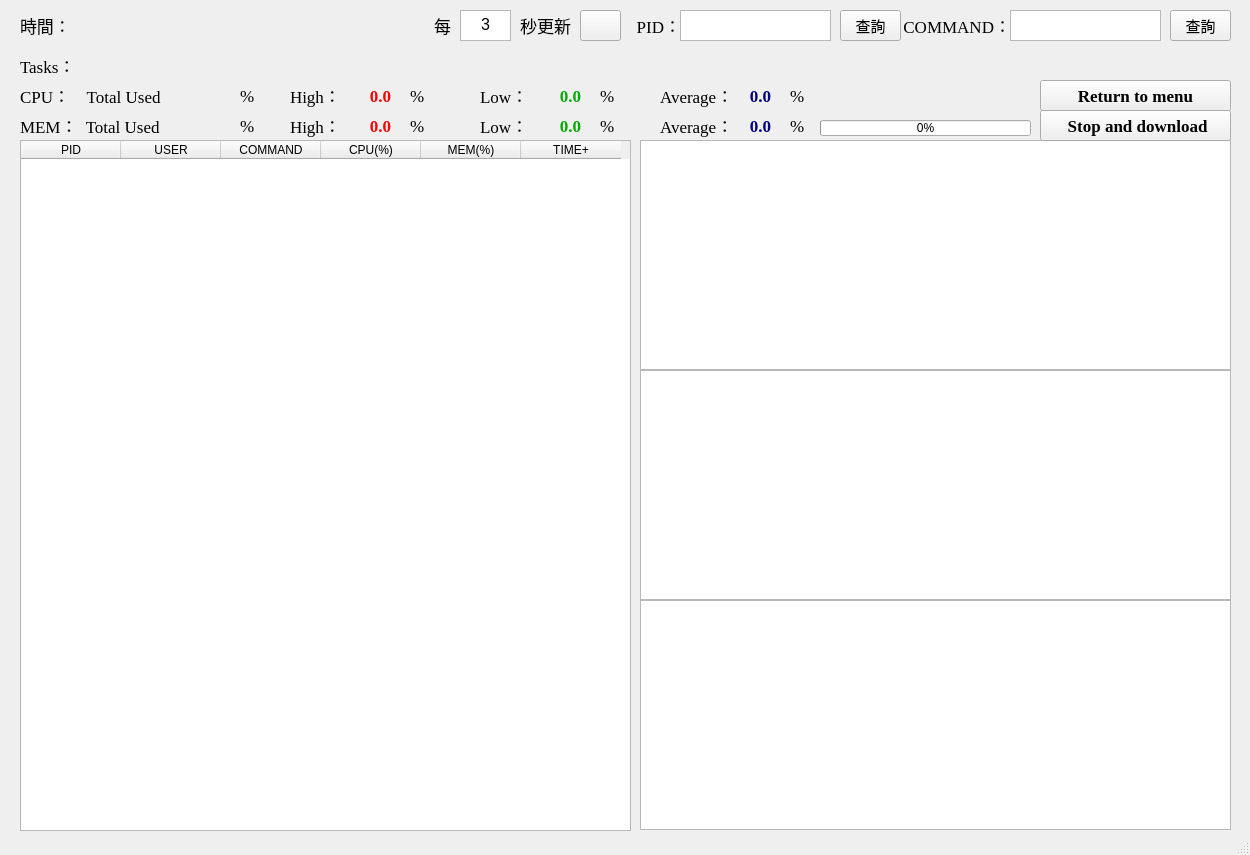
<?xml version="1.0" encoding="UTF-8"?>
<ui version="4.0">
 <class>MainWindow</class>
 <widget class="QMainWindow" name="MainWindow">
  <property name="geometry">
   <rect>
    <x>0</x>
    <y>0</y>
    <width>1250</width>
    <height>855</height>
   </rect>
  </property>
  <property name="sizePolicy">
   <sizepolicy hsizetype="Fixed" vsizetype="Fixed">
    <horstretch>0</horstretch>
    <verstretch>0</verstretch>
   </sizepolicy>
  </property>
  <property name="windowTitle">
   <string>Process Monitor Tool</string>
  </property>
  <widget class="QWidget" name="centralwidget">
   <widget class="QLabel" name="label">
    <property name="geometry">
     <rect>
      <x>620</x>
      <y>10</y>
      <width>61</width>
      <height>31</height>
     </rect>
    </property>
    <property name="font">
     <font>
      <family>Times New Roman</family>
      <pointsize>13</pointsize>
     </font>
    </property>
    <property name="text">
     <string>PID：</string>
    </property>
    <property name="alignment">
     <set>Qt::AlignRight|Qt::AlignTrailing|Qt::AlignVCenter</set>
    </property>
   </widget>
   <widget class="QTextEdit" name="textEdit">
    <property name="geometry">
     <rect>
      <x>680</x>
      <y>10</y>
      <width>151</width>
      <height>31</height>
     </rect>
    </property>
    <property name="font">
     <font>
      <pointsize>11</pointsize>
     </font>
    </property>
   </widget>
   <widget class="QPushButton" name="pushButton">
    <property name="geometry">
     <rect>
      <x>840</x>
      <y>10</y>
      <width>61</width>
      <height>31</height>
     </rect>
    </property>
    <property name="font">
     <font>
      <pointsize>11</pointsize>
     </font>
    </property>
    <property name="text">
     <string>查詢</string>
    </property>
   </widget>
   <widget class="QLabel" name="label_2">
    <property name="geometry">
     <rect>
      <x>20</x>
      <y>10</y>
      <width>331</width>
      <height>31</height>
     </rect>
    </property>
    <property name="font">
     <font>
      <family>Times New Roman</family>
      <pointsize>13</pointsize>
     </font>
    </property>
    <property name="text">
     <string>時間：</string>
    </property>
    <property name="alignment">
     <set>Qt::AlignLeading|Qt::AlignLeft|Qt::AlignVCenter</set>
    </property>
   </widget>
   <widget class="QTableWidget" name="tableWidget">
    <property name="geometry">
     <rect>
      <x>20</x>
      <y>140</y>
      <width>611</width>
      <height>691</height>
     </rect>
    </property>
    <column>
     <property name="text">
      <string>PID</string>
     </property>
    </column>
    <column>
     <property name="text">
      <string>USER</string>
     </property>
    </column>
    <column>
     <property name="text">
      <string>COMMAND</string>
     </property>
    </column>
    <column>
     <property name="text">
      <string>CPU(%)</string>
     </property>
    </column>
    <column>
     <property name="text">
      <string>MEM(%)</string>
     </property>
    </column>
    <column>
     <property name="text">
      <string>TIME+</string>
     </property>
    </column>
   </widget>
   <widget class="QLabel" name="label_3">
    <property name="geometry">
     <rect>
      <x>20</x>
      <y>50</y>
      <width>601</width>
      <height>31</height>
     </rect>
    </property>
    <property name="font">
     <font>
      <family>Times New Roman</family>
      <pointsize>13</pointsize>
     </font>
    </property>
    <property name="text">
     <string>Tasks：</string>
    </property>
    <property name="alignment">
     <set>Qt::AlignLeading|Qt::AlignLeft|Qt::AlignVCenter</set>
    </property>
   </widget>
   <widget class="QLabel" name="label_4">
    <property name="geometry">
     <rect>
      <x>20</x>
      <y>80</y>
      <width>151</width>
      <height>31</height>
     </rect>
    </property>
    <property name="font">
     <font>
      <family>Times New Roman</family>
      <pointsize>13</pointsize>
     </font>
    </property>
    <property name="text">
     <string>CPU：    Total Used </string>
    </property>
    <property name="alignment">
     <set>Qt::AlignLeading|Qt::AlignLeft|Qt::AlignVCenter</set>
    </property>
   </widget>
   <widget class="QLabel" name="label_5">
    <property name="geometry">
     <rect>
      <x>20</x>
      <y>110</y>
      <width>141</width>
      <height>31</height>
     </rect>
    </property>
    <property name="font">
     <font>
      <family>Times New Roman</family>
      <pointsize>13</pointsize>
     </font>
    </property>
    <property name="text">
     <string>MEM：  Total Used</string>
    </property>
    <property name="alignment">
     <set>Qt::AlignLeading|Qt::AlignLeft|Qt::AlignVCenter</set>
    </property>
   </widget>
   <widget class="QLabel" name="label_6">
    <property name="geometry">
     <rect>
      <x>900</x>
      <y>10</y>
      <width>111</width>
      <height>31</height>
     </rect>
    </property>
    <property name="font">
     <font>
      <family>Times New Roman</family>
      <pointsize>13</pointsize>
     </font>
    </property>
    <property name="text">
     <string>COMMAND：</string>
    </property>
    <property name="alignment">
     <set>Qt::AlignRight|Qt::AlignTrailing|Qt::AlignVCenter</set>
    </property>
   </widget>
   <widget class="QTextEdit" name="textEdit_2">
    <property name="geometry">
     <rect>
      <x>1010</x>
      <y>10</y>
      <width>151</width>
      <height>31</height>
     </rect>
    </property>
    <property name="font">
     <font>
      <pointsize>11</pointsize>
     </font>
    </property>
   </widget>
   <widget class="QPushButton" name="pushButton_2">
    <property name="geometry">
     <rect>
      <x>1170</x>
      <y>10</y>
      <width>61</width>
      <height>31</height>
     </rect>
    </property>
    <property name="font">
     <font>
      <pointsize>11</pointsize>
     </font>
    </property>
    <property name="text">
     <string>查詢</string>
    </property>
   </widget>
   <widget class="QChartView" name="plot_view">
    <property name="geometry">
     <rect>
      <x>640</x>
      <y>140</y>
      <width>591</width>
      <height>230</height>
     </rect>
    </property>
    <property name="sceneRect">
     <rectf>
      <x>0.000000000000000</x>
      <y>0.000000000000000</y>
      <width>0.000000000000000</width>
      <height>0.000000000000000</height>
     </rectf>
    </property>
   </widget>
   <widget class="QChartView" name="plot_view1">
    <property name="geometry">
     <rect>
      <x>640</x>
      <y>370</y>
      <width>591</width>
      <height>230</height>
     </rect>
    </property>
    <property name="sceneRect">
     <rectf>
      <x>0.000000000000000</x>
      <y>0.000000000000000</y>
      <width>0.000000000000000</width>
      <height>0.000000000000000</height>
     </rectf>
    </property>
   </widget>
   <widget class="QLabel" name="cpu_avg">
    <property name="geometry">
     <rect>
      <x>730</x>
      <y>80</y>
      <width>61</width>
      <height>31</height>
     </rect>
    </property>
    <property name="palette">
     <palette>
      <active>
       <colorrole role="WindowText">
        <brush brushstyle="SolidPattern">
         <color alpha="255">
          <red>0</red>
          <green>0</green>
          <blue>127</blue>
         </color>
        </brush>
       </colorrole>
      </active>
      <inactive>
       <colorrole role="WindowText">
        <brush brushstyle="SolidPattern">
         <color alpha="255">
          <red>0</red>
          <green>0</green>
          <blue>127</blue>
         </color>
        </brush>
       </colorrole>
      </inactive>
      <disabled>
       <colorrole role="WindowText">
        <brush brushstyle="SolidPattern">
         <color alpha="255">
          <red>120</red>
          <green>120</green>
          <blue>120</blue>
         </color>
        </brush>
       </colorrole>
      </disabled>
     </palette>
    </property>
    <property name="font">
     <font>
      <family>Times New Roman</family>
      <pointsize>13</pointsize>
      <weight>75</weight>
      <bold>true</bold>
     </font>
    </property>
    <property name="text">
     <string>0.0</string>
    </property>
    <property name="alignment">
     <set>Qt::AlignCenter</set>
    </property>
   </widget>
   <widget class="QLabel" name="label_11">
    <property name="geometry">
     <rect>
      <x>480</x>
      <y>80</y>
      <width>61</width>
      <height>31</height>
     </rect>
    </property>
    <property name="palette">
     <palette>
      <active>
       <colorrole role="WindowText">
        <brush brushstyle="SolidPattern">
         <color alpha="255">
          <red>0</red>
          <green>0</green>
          <blue>0</blue>
         </color>
        </brush>
       </colorrole>
      </active>
      <inactive>
       <colorrole role="WindowText">
        <brush brushstyle="SolidPattern">
         <color alpha="255">
          <red>0</red>
          <green>0</green>
          <blue>0</blue>
         </color>
        </brush>
       </colorrole>
      </inactive>
      <disabled>
       <colorrole role="WindowText">
        <brush brushstyle="SolidPattern">
         <color alpha="255">
          <red>120</red>
          <green>120</green>
          <blue>120</blue>
         </color>
        </brush>
       </colorrole>
      </disabled>
     </palette>
    </property>
    <property name="font">
     <font>
      <family>Times New Roman</family>
      <pointsize>13</pointsize>
      <weight>50</weight>
      <bold>false</bold>
      <strikeout>false</strikeout>
     </font>
    </property>
    <property name="text">
     <string>Low：</string>
    </property>
    <property name="alignment">
     <set>Qt::AlignLeading|Qt::AlignLeft|Qt::AlignVCenter</set>
    </property>
   </widget>
   <widget class="QLabel" name="mem_low">
    <property name="geometry">
     <rect>
      <x>540</x>
      <y>110</y>
      <width>61</width>
      <height>31</height>
     </rect>
    </property>
    <property name="palette">
     <palette>
      <active>
       <colorrole role="WindowText">
        <brush brushstyle="SolidPattern">
         <color alpha="255">
          <red>0</red>
          <green>170</green>
          <blue>0</blue>
         </color>
        </brush>
       </colorrole>
      </active>
      <inactive>
       <colorrole role="WindowText">
        <brush brushstyle="SolidPattern">
         <color alpha="255">
          <red>0</red>
          <green>170</green>
          <blue>0</blue>
         </color>
        </brush>
       </colorrole>
      </inactive>
      <disabled>
       <colorrole role="WindowText">
        <brush brushstyle="SolidPattern">
         <color alpha="255">
          <red>120</red>
          <green>120</green>
          <blue>120</blue>
         </color>
        </brush>
       </colorrole>
      </disabled>
     </palette>
    </property>
    <property name="font">
     <font>
      <family>Times New Roman</family>
      <pointsize>13</pointsize>
      <weight>75</weight>
      <bold>true</bold>
     </font>
    </property>
    <property name="text">
     <string>0.0</string>
    </property>
    <property name="alignment">
     <set>Qt::AlignCenter</set>
    </property>
   </widget>
   <widget class="QLabel" name="cpu_low">
    <property name="geometry">
     <rect>
      <x>540</x>
      <y>80</y>
      <width>61</width>
      <height>31</height>
     </rect>
    </property>
    <property name="palette">
     <palette>
      <active>
       <colorrole role="WindowText">
        <brush brushstyle="SolidPattern">
         <color alpha="255">
          <red>0</red>
          <green>170</green>
          <blue>0</blue>
         </color>
        </brush>
       </colorrole>
      </active>
      <inactive>
       <colorrole role="WindowText">
        <brush brushstyle="SolidPattern">
         <color alpha="255">
          <red>0</red>
          <green>170</green>
          <blue>0</blue>
         </color>
        </brush>
       </colorrole>
      </inactive>
      <disabled>
       <colorrole role="WindowText">
        <brush brushstyle="SolidPattern">
         <color alpha="255">
          <red>120</red>
          <green>120</green>
          <blue>120</blue>
         </color>
        </brush>
       </colorrole>
      </disabled>
     </palette>
    </property>
    <property name="font">
     <font>
      <family>Times New Roman</family>
      <pointsize>13</pointsize>
      <weight>75</weight>
      <bold>true</bold>
     </font>
    </property>
    <property name="text">
     <string>0.0</string>
    </property>
    <property name="alignment">
     <set>Qt::AlignCenter</set>
    </property>
   </widget>
   <widget class="QLabel" name="label_12">
    <property name="geometry">
     <rect>
      <x>290</x>
      <y>110</y>
      <width>61</width>
      <height>31</height>
     </rect>
    </property>
    <property name="palette">
     <palette>
      <active>
       <colorrole role="WindowText">
        <brush brushstyle="SolidPattern">
         <color alpha="255">
          <red>0</red>
          <green>0</green>
          <blue>0</blue>
         </color>
        </brush>
       </colorrole>
      </active>
      <inactive>
       <colorrole role="WindowText">
        <brush brushstyle="SolidPattern">
         <color alpha="255">
          <red>0</red>
          <green>0</green>
          <blue>0</blue>
         </color>
        </brush>
       </colorrole>
      </inactive>
      <disabled>
       <colorrole role="WindowText">
        <brush brushstyle="SolidPattern">
         <color alpha="255">
          <red>120</red>
          <green>120</green>
          <blue>120</blue>
         </color>
        </brush>
       </colorrole>
      </disabled>
     </palette>
    </property>
    <property name="font">
     <font>
      <family>Times New Roman</family>
      <pointsize>13</pointsize>
      <weight>50</weight>
      <bold>false</bold>
      <strikeout>false</strikeout>
     </font>
    </property>
    <property name="text">
     <string>High：</string>
    </property>
    <property name="alignment">
     <set>Qt::AlignLeading|Qt::AlignLeft|Qt::AlignVCenter</set>
    </property>
   </widget>
   <widget class="QLabel" name="label_15">
    <property name="geometry">
     <rect>
      <x>660</x>
      <y>110</y>
      <width>71</width>
      <height>31</height>
     </rect>
    </property>
    <property name="palette">
     <palette>
      <active>
       <colorrole role="WindowText">
        <brush brushstyle="SolidPattern">
         <color alpha="255">
          <red>0</red>
          <green>0</green>
          <blue>0</blue>
         </color>
        </brush>
       </colorrole>
      </active>
      <inactive>
       <colorrole role="WindowText">
        <brush brushstyle="SolidPattern">
         <color alpha="255">
          <red>0</red>
          <green>0</green>
          <blue>0</blue>
         </color>
        </brush>
       </colorrole>
      </inactive>
      <disabled>
       <colorrole role="WindowText">
        <brush brushstyle="SolidPattern">
         <color alpha="255">
          <red>120</red>
          <green>120</green>
          <blue>120</blue>
         </color>
        </brush>
       </colorrole>
      </disabled>
     </palette>
    </property>
    <property name="font">
     <font>
      <family>Times New Roman</family>
      <pointsize>13</pointsize>
      <weight>50</weight>
      <bold>false</bold>
      <strikeout>false</strikeout>
     </font>
    </property>
    <property name="text">
     <string>Average：</string>
    </property>
    <property name="alignment">
     <set>Qt::AlignLeading|Qt::AlignLeft|Qt::AlignVCenter</set>
    </property>
   </widget>
   <widget class="QLabel" name="mem_high">
    <property name="geometry">
     <rect>
      <x>350</x>
      <y>110</y>
      <width>61</width>
      <height>31</height>
     </rect>
    </property>
    <property name="palette">
     <palette>
      <active>
       <colorrole role="WindowText">
        <brush brushstyle="SolidPattern">
         <color alpha="255">
          <red>255</red>
          <green>0</green>
          <blue>0</blue>
         </color>
        </brush>
       </colorrole>
      </active>
      <inactive>
       <colorrole role="WindowText">
        <brush brushstyle="SolidPattern">
         <color alpha="255">
          <red>255</red>
          <green>0</green>
          <blue>0</blue>
         </color>
        </brush>
       </colorrole>
      </inactive>
      <disabled>
       <colorrole role="WindowText">
        <brush brushstyle="SolidPattern">
         <color alpha="255">
          <red>120</red>
          <green>120</green>
          <blue>120</blue>
         </color>
        </brush>
       </colorrole>
      </disabled>
     </palette>
    </property>
    <property name="font">
     <font>
      <family>Times New Roman</family>
      <pointsize>13</pointsize>
      <weight>75</weight>
      <bold>true</bold>
     </font>
    </property>
    <property name="text">
     <string>0.0</string>
    </property>
    <property name="alignment">
     <set>Qt::AlignCenter</set>
    </property>
   </widget>
   <widget class="QLabel" name="cpu_high">
    <property name="geometry">
     <rect>
      <x>350</x>
      <y>80</y>
      <width>61</width>
      <height>31</height>
     </rect>
    </property>
    <property name="palette">
     <palette>
      <active>
       <colorrole role="WindowText">
        <brush brushstyle="SolidPattern">
         <color alpha="255">
          <red>255</red>
          <green>0</green>
          <blue>0</blue>
         </color>
        </brush>
       </colorrole>
      </active>
      <inactive>
       <colorrole role="WindowText">
        <brush brushstyle="SolidPattern">
         <color alpha="255">
          <red>255</red>
          <green>0</green>
          <blue>0</blue>
         </color>
        </brush>
       </colorrole>
      </inactive>
      <disabled>
       <colorrole role="WindowText">
        <brush brushstyle="SolidPattern">
         <color alpha="255">
          <red>120</red>
          <green>120</green>
          <blue>120</blue>
         </color>
        </brush>
       </colorrole>
      </disabled>
     </palette>
    </property>
    <property name="font">
     <font>
      <family>Times New Roman</family>
      <pointsize>13</pointsize>
      <weight>75</weight>
      <bold>true</bold>
     </font>
    </property>
    <property name="text">
     <string>0.0</string>
    </property>
    <property name="alignment">
     <set>Qt::AlignCenter</set>
    </property>
   </widget>
   <widget class="QLabel" name="label_13">
    <property name="geometry">
     <rect>
      <x>290</x>
      <y>80</y>
      <width>61</width>
      <height>31</height>
     </rect>
    </property>
    <property name="palette">
     <palette>
      <active>
       <colorrole role="WindowText">
        <brush brushstyle="SolidPattern">
         <color alpha="255">
          <red>0</red>
          <green>0</green>
          <blue>0</blue>
         </color>
        </brush>
       </colorrole>
      </active>
      <inactive>
       <colorrole role="WindowText">
        <brush brushstyle="SolidPattern">
         <color alpha="255">
          <red>0</red>
          <green>0</green>
          <blue>0</blue>
         </color>
        </brush>
       </colorrole>
      </inactive>
      <disabled>
       <colorrole role="WindowText">
        <brush brushstyle="SolidPattern">
         <color alpha="255">
          <red>120</red>
          <green>120</green>
          <blue>120</blue>
         </color>
        </brush>
       </colorrole>
      </disabled>
     </palette>
    </property>
    <property name="font">
     <font>
      <family>Times New Roman</family>
      <pointsize>13</pointsize>
      <weight>50</weight>
      <bold>false</bold>
      <strikeout>false</strikeout>
     </font>
    </property>
    <property name="text">
     <string>High：</string>
    </property>
    <property name="alignment">
     <set>Qt::AlignLeading|Qt::AlignLeft|Qt::AlignVCenter</set>
    </property>
   </widget>
   <widget class="QLabel" name="mem_avg">
    <property name="geometry">
     <rect>
      <x>730</x>
      <y>110</y>
      <width>61</width>
      <height>31</height>
     </rect>
    </property>
    <property name="palette">
     <palette>
      <active>
       <colorrole role="WindowText">
        <brush brushstyle="SolidPattern">
         <color alpha="255">
          <red>0</red>
          <green>0</green>
          <blue>127</blue>
         </color>
        </brush>
       </colorrole>
      </active>
      <inactive>
       <colorrole role="WindowText">
        <brush brushstyle="SolidPattern">
         <color alpha="255">
          <red>0</red>
          <green>0</green>
          <blue>127</blue>
         </color>
        </brush>
       </colorrole>
      </inactive>
      <disabled>
       <colorrole role="WindowText">
        <brush brushstyle="SolidPattern">
         <color alpha="255">
          <red>120</red>
          <green>120</green>
          <blue>120</blue>
         </color>
        </brush>
       </colorrole>
      </disabled>
     </palette>
    </property>
    <property name="font">
     <font>
      <family>Times New Roman</family>
      <pointsize>13</pointsize>
      <weight>75</weight>
      <bold>true</bold>
     </font>
    </property>
    <property name="text">
     <string>0.0</string>
    </property>
    <property name="alignment">
     <set>Qt::AlignCenter</set>
    </property>
   </widget>
   <widget class="QLabel" name="label_14">
    <property name="geometry">
     <rect>
      <x>480</x>
      <y>110</y>
      <width>61</width>
      <height>31</height>
     </rect>
    </property>
    <property name="palette">
     <palette>
      <active>
       <colorrole role="WindowText">
        <brush brushstyle="SolidPattern">
         <color alpha="255">
          <red>0</red>
          <green>0</green>
          <blue>0</blue>
         </color>
        </brush>
       </colorrole>
      </active>
      <inactive>
       <colorrole role="WindowText">
        <brush brushstyle="SolidPattern">
         <color alpha="255">
          <red>0</red>
          <green>0</green>
          <blue>0</blue>
         </color>
        </brush>
       </colorrole>
      </inactive>
      <disabled>
       <colorrole role="WindowText">
        <brush brushstyle="SolidPattern">
         <color alpha="255">
          <red>120</red>
          <green>120</green>
          <blue>120</blue>
         </color>
        </brush>
       </colorrole>
      </disabled>
     </palette>
    </property>
    <property name="font">
     <font>
      <family>Times New Roman</family>
      <pointsize>13</pointsize>
      <weight>50</weight>
      <bold>false</bold>
      <strikeout>false</strikeout>
     </font>
    </property>
    <property name="text">
     <string>Low：</string>
    </property>
    <property name="alignment">
     <set>Qt::AlignLeading|Qt::AlignLeft|Qt::AlignVCenter</set>
    </property>
   </widget>
   <widget class="QLabel" name="label_16">
    <property name="geometry">
     <rect>
      <x>660</x>
      <y>80</y>
      <width>71</width>
      <height>31</height>
     </rect>
    </property>
    <property name="palette">
     <palette>
      <active>
       <colorrole role="WindowText">
        <brush brushstyle="SolidPattern">
         <color alpha="255">
          <red>0</red>
          <green>0</green>
          <blue>0</blue>
         </color>
        </brush>
       </colorrole>
      </active>
      <inactive>
       <colorrole role="WindowText">
        <brush brushstyle="SolidPattern">
         <color alpha="255">
          <red>0</red>
          <green>0</green>
          <blue>0</blue>
         </color>
        </brush>
       </colorrole>
      </inactive>
      <disabled>
       <colorrole role="WindowText">
        <brush brushstyle="SolidPattern">
         <color alpha="255">
          <red>120</red>
          <green>120</green>
          <blue>120</blue>
         </color>
        </brush>
       </colorrole>
      </disabled>
     </palette>
    </property>
    <property name="font">
     <font>
      <family>Times New Roman</family>
      <pointsize>13</pointsize>
      <weight>50</weight>
      <bold>false</bold>
      <strikeout>false</strikeout>
     </font>
    </property>
    <property name="text">
     <string>Average：</string>
    </property>
    <property name="alignment">
     <set>Qt::AlignLeading|Qt::AlignLeft|Qt::AlignVCenter</set>
    </property>
   </widget>
   <widget class="QLabel" name="total_cpu">
    <property name="geometry">
     <rect>
      <x>169</x>
      <y>80</y>
      <width>61</width>
      <height>31</height>
     </rect>
    </property>
    <property name="font">
     <font>
      <family>Times New Roman</family>
      <pointsize>13</pointsize>
      <weight>75</weight>
      <bold>true</bold>
     </font>
    </property>
    <property name="text">
     <string/>
    </property>
    <property name="alignment">
     <set>Qt::AlignCenter</set>
    </property>
   </widget>
   <widget class="QLabel" name="total_mem">
    <property name="geometry">
     <rect>
      <x>169</x>
      <y>110</y>
      <width>61</width>
      <height>31</height>
     </rect>
    </property>
    <property name="font">
     <font>
      <family>Times New Roman</family>
      <pointsize>13</pointsize>
      <weight>75</weight>
      <bold>true</bold>
     </font>
    </property>
    <property name="text">
     <string/>
    </property>
    <property name="alignment">
     <set>Qt::AlignCenter</set>
    </property>
   </widget>
   <widget class="QLabel" name="label_7">
    <property name="geometry">
     <rect>
      <x>240</x>
      <y>80</y>
      <width>61</width>
      <height>31</height>
     </rect>
    </property>
    <property name="font">
     <font>
      <family>Times New Roman</family>
      <pointsize>13</pointsize>
     </font>
    </property>
    <property name="text">
     <string>%</string>
    </property>
    <property name="alignment">
     <set>Qt::AlignLeading|Qt::AlignLeft|Qt::AlignVCenter</set>
    </property>
   </widget>
   <widget class="QLabel" name="label_8">
    <property name="geometry">
     <rect>
      <x>240</x>
      <y>110</y>
      <width>61</width>
      <height>31</height>
     </rect>
    </property>
    <property name="font">
     <font>
      <family>Times New Roman</family>
      <pointsize>13</pointsize>
     </font>
    </property>
    <property name="text">
     <string>%</string>
    </property>
    <property name="alignment">
     <set>Qt::AlignLeading|Qt::AlignLeft|Qt::AlignVCenter</set>
    </property>
   </widget>
   <widget class="QLabel" name="label_9">
    <property name="geometry">
     <rect>
      <x>410</x>
      <y>80</y>
      <width>61</width>
      <height>31</height>
     </rect>
    </property>
    <property name="font">
     <font>
      <family>Times New Roman</family>
      <pointsize>13</pointsize>
     </font>
    </property>
    <property name="text">
     <string>%</string>
    </property>
    <property name="alignment">
     <set>Qt::AlignLeading|Qt::AlignLeft|Qt::AlignVCenter</set>
    </property>
   </widget>
   <widget class="QLabel" name="label_10">
    <property name="geometry">
     <rect>
      <x>410</x>
      <y>110</y>
      <width>61</width>
      <height>31</height>
     </rect>
    </property>
    <property name="font">
     <font>
      <family>Times New Roman</family>
      <pointsize>13</pointsize>
     </font>
    </property>
    <property name="text">
     <string>%</string>
    </property>
    <property name="alignment">
     <set>Qt::AlignLeading|Qt::AlignLeft|Qt::AlignVCenter</set>
    </property>
   </widget>
   <widget class="QLabel" name="label_17">
    <property name="geometry">
     <rect>
      <x>600</x>
      <y>80</y>
      <width>61</width>
      <height>31</height>
     </rect>
    </property>
    <property name="font">
     <font>
      <family>Times New Roman</family>
      <pointsize>13</pointsize>
     </font>
    </property>
    <property name="text">
     <string>%</string>
    </property>
    <property name="alignment">
     <set>Qt::AlignLeading|Qt::AlignLeft|Qt::AlignVCenter</set>
    </property>
   </widget>
   <widget class="QLabel" name="label_18">
    <property name="geometry">
     <rect>
      <x>600</x>
      <y>110</y>
      <width>61</width>
      <height>31</height>
     </rect>
    </property>
    <property name="font">
     <font>
      <family>Times New Roman</family>
      <pointsize>13</pointsize>
     </font>
    </property>
    <property name="text">
     <string>%</string>
    </property>
    <property name="alignment">
     <set>Qt::AlignLeading|Qt::AlignLeft|Qt::AlignVCenter</set>
    </property>
   </widget>
   <widget class="QLabel" name="label_19">
    <property name="geometry">
     <rect>
      <x>790</x>
      <y>80</y>
      <width>61</width>
      <height>31</height>
     </rect>
    </property>
    <property name="font">
     <font>
      <family>Times New Roman</family>
      <pointsize>13</pointsize>
     </font>
    </property>
    <property name="text">
     <string>%</string>
    </property>
    <property name="alignment">
     <set>Qt::AlignLeading|Qt::AlignLeft|Qt::AlignVCenter</set>
    </property>
   </widget>
   <widget class="QLabel" name="label_20">
    <property name="geometry">
     <rect>
      <x>790</x>
      <y>110</y>
      <width>61</width>
      <height>31</height>
     </rect>
    </property>
    <property name="font">
     <font>
      <family>Times New Roman</family>
      <pointsize>13</pointsize>
     </font>
    </property>
    <property name="text">
     <string>%</string>
    </property>
    <property name="alignment">
     <set>Qt::AlignLeading|Qt::AlignLeft|Qt::AlignVCenter</set>
    </property>
   </widget>
   <widget class="QTextEdit" name="textEdit_3">
    <property name="geometry">
     <rect>
      <x>460</x>
      <y>10</y>
      <width>51</width>
      <height>31</height>
     </rect>
    </property>
    <property name="font">
     <font>
      <pointsize>12</pointsize>
     </font>
    </property>
    <property name="layoutDirection">
     <enum>Qt::LeftToRight</enum>
    </property>
    <property name="html">
     <string>&lt;!DOCTYPE HTML PUBLIC &quot;-//W3C//DTD HTML 4.0//EN&quot; &quot;http://www.w3.org/TR/REC-html40/strict.dtd&quot;&gt;
&lt;html&gt;&lt;head&gt;&lt;meta name=&quot;qrichtext&quot; content=&quot;1&quot; /&gt;&lt;style type=&quot;text/css&quot;&gt;
p, li { white-space: pre-wrap; }
&lt;/style&gt;&lt;/head&gt;&lt;body style=&quot; font-family:'PMingLiU'; font-size:12pt; font-weight:400; font-style:normal;&quot;&gt;
&lt;p align=&quot;center&quot; style=&quot; margin-top:0px; margin-bottom:0px; margin-left:0px; margin-right:0px; -qt-block-indent:0; text-indent:0px;&quot;&gt;3&lt;/p&gt;&lt;/body&gt;&lt;/html&gt;</string>
    </property>
    <property name="placeholderText">
     <string/>
    </property>
   </widget>
   <widget class="QPushButton" name="flush_btn">
    <property name="geometry">
     <rect>
      <x>580</x>
      <y>10</y>
      <width>41</width>
      <height>31</height>
     </rect>
    </property>
    <property name="font">
     <font>
      <pointsize>11</pointsize>
     </font>
    </property>
    <property name="text">
     <string/>
    </property>
   </widget>
   <widget class="QLabel" name="label_21">
    <property name="geometry">
     <rect>
      <x>430</x>
      <y>10</y>
      <width>21</width>
      <height>31</height>
     </rect>
    </property>
    <property name="font">
     <font>
      <family>Times New Roman</family>
      <pointsize>13</pointsize>
     </font>
    </property>
    <property name="text">
     <string>每</string>
    </property>
    <property name="alignment">
     <set>Qt::AlignRight|Qt::AlignTrailing|Qt::AlignVCenter</set>
    </property>
   </widget>
   <widget class="QLabel" name="label_22">
    <property name="geometry">
     <rect>
      <x>520</x>
      <y>10</y>
      <width>51</width>
      <height>31</height>
     </rect>
    </property>
    <property name="font">
     <font>
      <family>Times New Roman</family>
      <pointsize>13</pointsize>
     </font>
    </property>
    <property name="text">
     <string>秒更新</string>
    </property>
    <property name="alignment">
     <set>Qt::AlignRight|Qt::AlignTrailing|Qt::AlignVCenter</set>
    </property>
   </widget>
   <widget class="QChartView" name="plot_view2">
    <property name="geometry">
     <rect>
      <x>640</x>
      <y>600</y>
      <width>591</width>
      <height>230</height>
     </rect>
    </property>
    <property name="font">
     <font>
      <pointsize>5</pointsize>
     </font>
    </property>
    <property name="sceneRect">
     <rectf>
      <x>0.000000000000000</x>
      <y>0.000000000000000</y>
      <width>0.000000000000000</width>
      <height>0.000000000000000</height>
     </rectf>
    </property>
   </widget>
   <widget class="QPushButton" name="stop_btn">
    <property name="geometry">
     <rect>
      <x>1040</x>
      <y>110</y>
      <width>191</width>
      <height>31</height>
     </rect>
    </property>
    <property name="font">
     <font>
      <family>Times New Roman</family>
      <pointsize>13</pointsize>
      <weight>75</weight>
      <bold>true</bold>
     </font>
    </property>
    <property name="text">
     <string> Stop and download</string>
    </property>
   </widget>
   <widget class="QPushButton" name="return_btn">
    <property name="geometry">
     <rect>
      <x>1040</x>
      <y>80</y>
      <width>191</width>
      <height>31</height>
     </rect>
    </property>
    <property name="font">
     <font>
      <family>Times New Roman</family>
      <pointsize>13</pointsize>
      <weight>75</weight>
      <bold>true</bold>
     </font>
    </property>
    <property name="text">
     <string>Return to menu</string>
    </property>
   </widget>
   <widget class="QProgressBar" name="progressBar">
    <property name="geometry">
     <rect>
      <x>820</x>
      <y>120</y>
      <width>211</width>
      <height>16</height>
     </rect>
    </property>
    <property name="value">
     <number>0</number>
    </property>
   </widget>
  </widget>
  <widget class="QStatusBar" name="statusbar"/>
 </widget>
 <customwidgets>
  <customwidget>
   <class>QChartView</class>
   <extends>QGraphicsView</extends>
   <header>PyQt5.QtChart</header>
  </customwidget>
 </customwidgets>
 <resources/>
 <connections/>
</ui>
